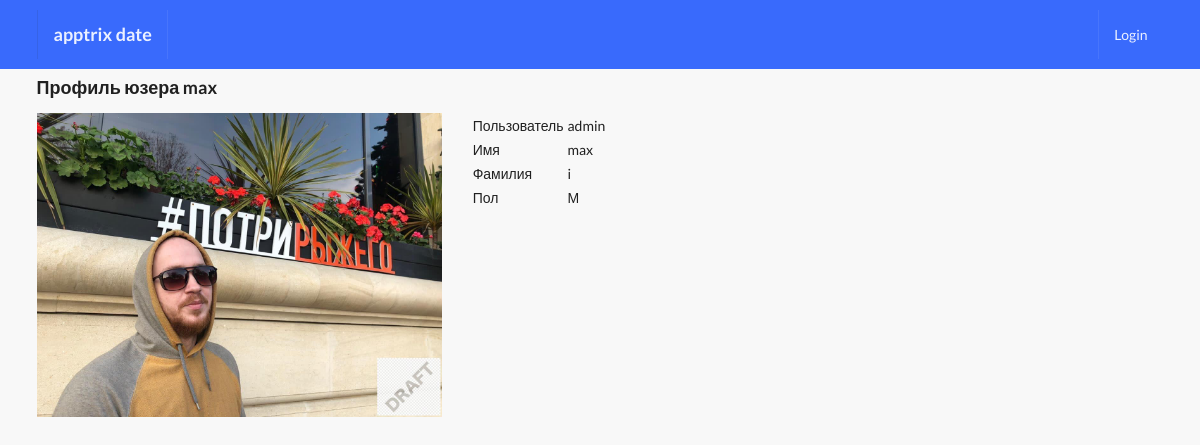
The page /profiles/1 on the database its author committed.
### profiles/models.py (models this page shows, shortened)
class Profile(models.Model):
    GENDER_CHOICES = (
        ('М', 'муж'),
        ('Ж', 'жен'),
    )
    first_name = models.CharField(max_length=200, blank=True)
    last_name = models.CharField(max_length=200, blank=True)
    gender = models.CharField(max_length=1, choices=GENDER_CHOICES)
    user = models.OneToOneField(User, on_delete=models.CASCADE)
    avatar = models.ImageField(default='avatar.png', upload_to='avatars/')
    email = models.EmailField(max_length=200, blank=True)
    match = models.ManyToManyField(User, blank=True, related_name='match')
    objects = ProfileManager()

### profiles/views.py (the view)
# urls.py: path('<int:pk>', ProfileView.as_view(), name='profile-client'),
class ProfileView(DetailView):
    model = Profile
    template_name = 'profile_client.html'
    context_object_name = 'profile_client'
    queryset = Profile.objects.all()
    def get_context_data(self, **kwargs):
        context = super().get_context_data(**kwargs)
        return context

### profiles/templates/profile_client.html (shortened to what this page needs)
{% extends 'base.html' %}
{% block content %}
<h3>Профиль юзера {{ profile_client.first_name }}</h3>
<div class="ui grid">
    <div class="row">
        <div class="six wide column">
        <img class="oi medium rounded image" src="{{profile_client.avatar.url}}">
        </div>
        <div class="ten wide column">
            <table class="iu table">
            <tbody>
            <tr>
            <td>Пользователь</td>
            <td>{{profile_client.user}}</td>
            </tr>
            <tr>
              <td>Имя</td>
              <td>{{profile_client.first_name}}</td>
            </tr>
            <tr>
              <td>Фамилия</td>
              <td>{{profile_client.last_name}}</td>
            </tr>
            <tr>
              <td>Пол</td>
              <td>{{profile_client.gender}}</td>
            </tr>
            </tbody>
            </table>
        </div>
    </div>
</div>
{% endblock content %}

### static_project/style.css (style rules this page uses)
body { background: #F8F8F8 !important; }

### rows shown on the page
Profile: first_name "max", avatar (picture), user "admin", last_name "i", gender "М"
